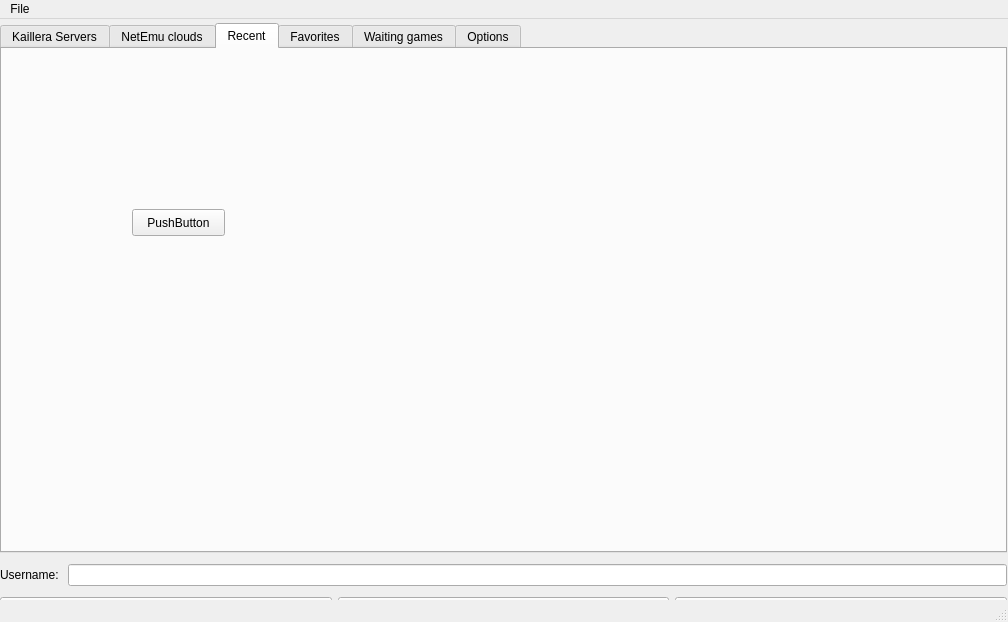
<?xml version="1.0" encoding="UTF-8"?>
<ui version="4.0">
 <class>mainwindowClass</class>
 <widget class="QMainWindow" name="mainwindowClass">
  <property name="geometry">
   <rect>
    <x>0</x>
    <y>0</y>
    <width>1008</width>
    <height>622</height>
   </rect>
  </property>
  <property name="windowTitle">
   <string>MainWindow</string>
  </property>
  <widget class="QWidget" name="centralwidget">
   <widget class="QTabWidget" name="tabWidget">
    <property name="geometry">
     <rect>
      <x>0</x>
      <y>4</y>
      <width>1007</width>
      <height>530</height>
     </rect>
    </property>
    <property name="tabPosition">
     <enum>QTabWidget::North</enum>
    </property>
    <property name="tabShape">
     <enum>QTabWidget::Rounded</enum>
    </property>
    <property name="currentIndex">
     <number>2</number>
    </property>
    <widget class="QWidget" name="tab">
     <attribute name="title">
      <string>Kaillera Servers</string>
     </attribute>
     <layout class="QVBoxLayout" name="verticalLayout_2">
      <item>
       <widget class="QTableWidget" name="tableServers">
        <property name="editTriggers">
         <set>QAbstractItemView::NoEditTriggers</set>
        </property>
        <property name="selectionBehavior">
         <enum>QAbstractItemView::SelectRows</enum>
        </property>
        <attribute name="verticalHeaderVisible">
         <bool>false</bool>
        </attribute>
        <attribute name="verticalHeaderVisible">
         <bool>false</bool>
        </attribute>
        <column>
         <property name="text">
          <string>Name</string>
         </property>
         <property name="font">
          <font>
           <underline>false</underline>
          </font>
         </property>
        </column>
        <column>
         <property name="text">
          <string>Location</string>
         </property>
        </column>
        <column>
         <property name="text">
          <string>Ping</string>
         </property>
        </column>
        <column>
         <property name="text">
          <string>Version</string>
         </property>
        </column>
        <column>
         <property name="text">
          <string>Users</string>
         </property>
        </column>
        <column>
         <property name="text">
          <string>Games</string>
         </property>
        </column>
       </widget>
      </item>
      <item>
       <widget class="QLabel" name="labelRefreshStatus">
        <property name="text">
         <string>TextLabel</string>
        </property>
       </widget>
      </item>
      <item>
       <layout class="QHBoxLayout" name="horizontalLayout_3">
        <item>
         <widget class="QPushButton" name="buttonRefresh">
          <property name="text">
           <string>Refresh</string>
          </property>
         </widget>
        </item>
        <item>
         <widget class="QPushButton" name="buttonConnect">
          <property name="text">
           <string>Connect</string>
          </property>
         </widget>
        </item>
       </layout>
      </item>
     </layout>
    </widget>
    <widget class="QWidget" name="tab_6">
     <attribute name="title">
      <string>NetEmu clouds</string>
     </attribute>
     <widget class="QTableWidget" name="tableServers_2">
      <property name="geometry">
       <rect>
        <x>20</x>
        <y>10</y>
        <width>941</width>
        <height>391</height>
       </rect>
      </property>
      <property name="editTriggers">
       <set>QAbstractItemView::NoEditTriggers</set>
      </property>
      <property name="selectionBehavior">
       <enum>QAbstractItemView::SelectRows</enum>
      </property>
      <attribute name="verticalHeaderVisible">
       <bool>false</bool>
      </attribute>
      <attribute name="verticalHeaderVisible">
       <bool>false</bool>
      </attribute>
      <column>
       <property name="text">
        <string>Name</string>
       </property>
       <property name="font">
        <font>
         <underline>false</underline>
        </font>
       </property>
      </column>
      <column>
       <property name="text">
        <string>Ping</string>
       </property>
      </column>
      <column>
       <property name="text">
        <string>Users</string>
       </property>
      </column>
      <column>
       <property name="text">
        <string>Games</string>
       </property>
      </column>
     </widget>
    </widget>
    <widget class="QWidget" name="tab_2">
     <attribute name="title">
      <string>Recent</string>
     </attribute>
     <widget class="QPushButton" name="pushButton">
      <property name="geometry">
       <rect>
        <x>130</x>
        <y>160</y>
        <width>93</width>
        <height>27</height>
       </rect>
      </property>
      <property name="text">
       <string>PushButton</string>
      </property>
     </widget>
    </widget>
    <widget class="QWidget" name="tab_3">
     <attribute name="title">
      <string>Favorites</string>
     </attribute>
    </widget>
    <widget class="QWidget" name="tab_4">
     <attribute name="title">
      <string>Waiting games</string>
     </attribute>
    </widget>
    <widget class="QWidget" name="tab_5">
     <attribute name="title">
      <string>Options</string>
     </attribute>
    </widget>
   </widget>
   <widget class="QWidget" name="verticalLayoutWidget">
    <property name="geometry">
     <rect>
      <x>0</x>
      <y>540</y>
      <width>1007</width>
      <height>66</height>
     </rect>
    </property>
    <layout class="QVBoxLayout" name="verticalLayout">
     <item>
      <layout class="QHBoxLayout" name="horizontalLayout">
       <item>
        <widget class="QLabel" name="label">
         <property name="sizePolicy">
          <sizepolicy hsizetype="Fixed" vsizetype="Preferred">
           <horstretch>0</horstretch>
           <verstretch>0</verstretch>
          </sizepolicy>
         </property>
         <property name="text">
          <string>Username: </string>
         </property>
        </widget>
       </item>
       <item>
        <widget class="QLineEdit" name="lineEdit">
         <property name="sizePolicy">
          <sizepolicy hsizetype="Preferred" vsizetype="Fixed">
           <horstretch>0</horstretch>
           <verstretch>0</verstretch>
          </sizepolicy>
         </property>
        </widget>
       </item>
      </layout>
     </item>
     <item>
      <layout class="QHBoxLayout" name="horizontalLayout_2">
       <item>
        <widget class="QPushButton" name="buttonConnectIP">
         <property name="text">
          <string>Connect to IP...</string>
         </property>
        </widget>
       </item>
       <item>
        <widget class="QPushButton" name="buttonAbout">
         <property name="text">
          <string>About</string>
         </property>
        </widget>
       </item>
       <item>
        <widget class="QPushButton" name="buttonCancel">
         <property name="text">
          <string>Cancel</string>
         </property>
        </widget>
       </item>
      </layout>
     </item>
    </layout>
   </widget>
  </widget>
  <widget class="QMenuBar" name="menubar">
   <property name="geometry">
    <rect>
     <x>0</x>
     <y>0</y>
     <width>1008</width>
     <height>25</height>
    </rect>
   </property>
   <widget class="QMenu" name="menuFile">
    <property name="title">
     <string>File</string>
    </property>
   </widget>
   <addaction name="menuFile"/>
  </widget>
  <widget class="QStatusBar" name="statusbar"/>
 </widget>
 <resources/>
 <connections/>
</ui>
